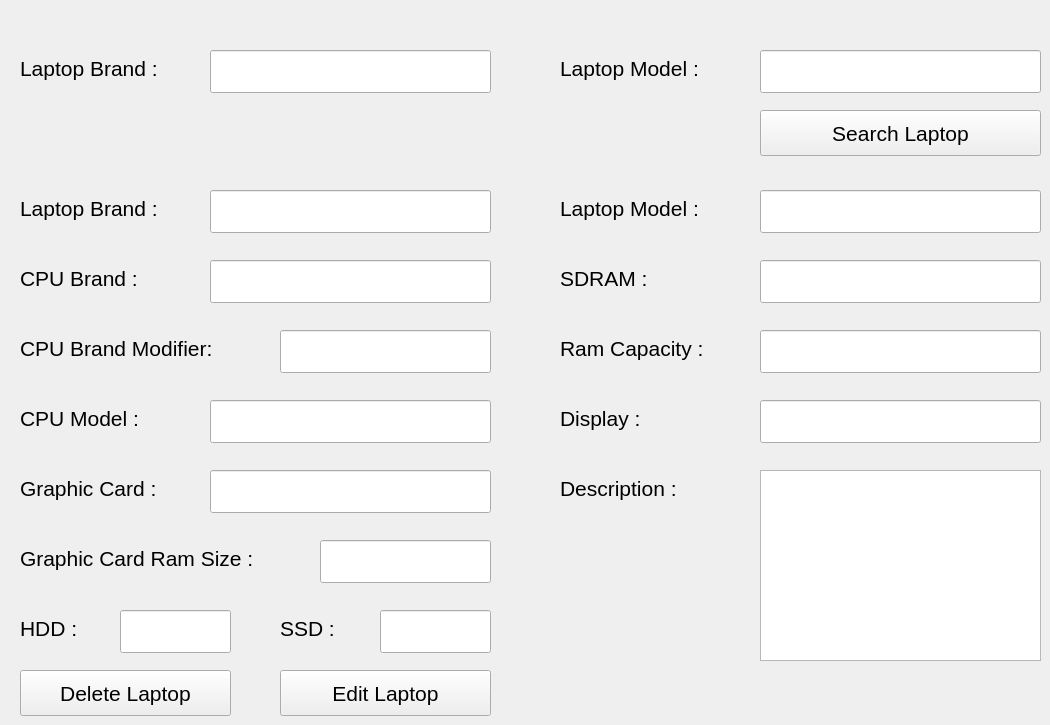
    <widget class="QWidget" name="tab_3">
     <attribute name="title">
      <string>Page</string>
     </attribute>
     <widget class="QTextEdit" name="edit_description_textEdit">
      <property name="geometry">
       <rect>
        <x>760</x>
        <y>470</y>
        <width>281</width>
        <height>191</height>
       </rect>
      </property>
      <property name="font">
       <font>
        <pointsize>12</pointsize>
       </font>
      </property>
     </widget>
     <widget class="QLineEdit" name="edit_cpu_brand_modifier_lineEdit">
      <property name="geometry">
       <rect>
        <x>280</x>
        <y>330</y>
        <width>211</width>
        <height>43</height>
       </rect>
      </property>
      <property name="font">
       <font>
        <pointsize>16</pointsize>
       </font>
      </property>
     </widget>
     <widget class="QLabel" name="edit_cpu_brand_modifier_label">
      <property name="geometry">
       <rect>
        <x>20</x>
        <y>330</y>
        <width>241</width>
        <height>37</height>
       </rect>
      </property>
      <property name="font">
       <font>
        <pointsize>16</pointsize>
       </font>
      </property>
      <property name="text">
       <string>CPU Brand Modifier:</string>
      </property>
     </widget>
     <widget class="QLabel" name="edit_cpu_brand_label">
      <property name="geometry">
       <rect>
        <x>20</x>
        <y>260</y>
        <width>140</width>
        <height>37</height>
       </rect>
      </property>
      <property name="font">
       <font>
        <pointsize>16</pointsize>
       </font>
      </property>
      <property name="text">
       <string>CPU Brand :</string>
      </property>
     </widget>
     <widget class="QLabel" name="edit_cpu_model_label">
      <property name="geometry">
       <rect>
        <x>20</x>
        <y>400</y>
        <width>148</width>
        <height>37</height>
       </rect>
      </property>
      <property name="font">
       <font>
        <pointsize>16</pointsize>
       </font>
      </property>
      <property name="text">
       <string>CPU Model :</string>
      </property>
     </widget>
     <widget class="QLineEdit" name="edit_graphic_card_lineEdit">
      <property name="geometry">
       <rect>
        <x>210</x>
        <y>470</y>
        <width>281</width>
        <height>43</height>
       </rect>
      </property>
      <property name="font">
       <font>
        <pointsize>16</pointsize>
       </font>
      </property>
     </widget>
     <widget class="QLabel" name="edit_description_label">
      <property name="geometry">
       <rect>
        <x>560</x>
        <y>470</y>
        <width>148</width>
        <height>37</height>
       </rect>
      </property>
      <property name="font">
       <font>
        <pointsize>16</pointsize>
       </font>
      </property>
      <property name="text">
       <string>Description :</string>
      </property>
     </widget>
     <widget class="QLineEdit" name="edit_ram_lineEdit">
      <property name="geometry">
       <rect>
        <x>760</x>
        <y>260</y>
        <width>281</width>
        <height>43</height>
       </rect>
      </property>
      <property name="font">
       <font>
        <pointsize>16</pointsize>
       </font>
      </property>
     </widget>
     <widget class="QLabel" name="edit_graphic_card_ram_size_label">
      <property name="geometry">
       <rect>
        <x>20</x>
        <y>540</y>
        <width>282</width>
        <height>37</height>
       </rect>
      </property>
      <property name="font">
       <font>
        <pointsize>16</pointsize>
       </font>
      </property>
      <property name="text">
       <string>Graphic Card Ram Size :</string>
      </property>
     </widget>
     <widget class="QLabel" name="edit_graphic_card_label">
      <property name="geometry">
       <rect>
        <x>20</x>
        <y>470</y>
        <width>168</width>
        <height>37</height>
       </rect>
      </property>
      <property name="font">
       <font>
        <pointsize>16</pointsize>
       </font>
      </property>
      <property name="text">
       <string>Graphic Card :</string>
      </property>
     </widget>
     <widget class="QLabel" name="edit_display_label">
      <property name="geometry">
       <rect>
        <x>560</x>
        <y>400</y>
        <width>100</width>
        <height>37</height>
       </rect>
      </property>
      <property name="font">
       <font>
        <pointsize>16</pointsize>
       </font>
      </property>
      <property name="text">
       <string>Display :</string>
      </property>
     </widget>
     <widget class="QLabel" name="edit_hdd_label">
      <property name="geometry">
       <rect>
        <x>20</x>
        <y>610</y>
        <width>70</width>
        <height>37</height>
       </rect>
      </property>
      <property name="font">
       <font>
        <pointsize>16</pointsize>
       </font>
      </property>
      <property name="text">
       <string>HDD :</string>
      </property>
     </widget>
     <widget class="QLabel" name="edit_ssd_label">
      <property name="geometry">
       <rect>
        <x>280</x>
        <y>610</y>
        <width>60</width>
        <height>37</height>
       </rect>
      </property>
      <property name="font">
       <font>
        <pointsize>16</pointsize>
       </font>
      </property>
      <property name="text">
       <string>SSD :</string>
      </property>
     </widget>
     <widget class="QLineEdit" name="edit_brand_lineEdit">
      <property name="geometry">
       <rect>
        <x>210</x>
        <y>190</y>
        <width>281</width>
        <height>43</height>
       </rect>
      </property>
      <property name="font">
       <font>
        <pointsize>16</pointsize>
       </font>
      </property>
     </widget>
     <widget class="QLineEdit" name="edit_graphic_card_ram_size_lineEdit">
      <property name="geometry">
       <rect>
        <x>320</x>
        <y>540</y>
        <width>171</width>
        <height>43</height>
       </rect>
      </property>
      <property name="font">
       <font>
        <pointsize>16</pointsize>
       </font>
      </property>
     </widget>
     <widget class="QLineEdit" name="edit_cpu_model_lineEdit">
      <property name="geometry">
       <rect>
        <x>210</x>
        <y>400</y>
        <width>281</width>
        <height>43</height>
       </rect>
      </property>
      <property name="font">
       <font>
        <pointsize>16</pointsize>
       </font>
      </property>
     </widget>
     <widget class="QLineEdit" name="edit_ssd_lineEdit">
      <property name="geometry">
       <rect>
        <x>380</x>
        <y>610</y>
        <width>111</width>
        <height>43</height>
       </rect>
      </property>
      <property name="font">
       <font>
        <pointsize>16</pointsize>
       </font>
      </property>
     </widget>
     <widget class="QLabel" name="edit_model_label">
      <property name="geometry">
       <rect>
        <x>560</x>
        <y>190</y>
        <width>188</width>
        <height>37</height>
       </rect>
      </property>
      <property name="font">
       <font>
        <pointsize>16</pointsize>
       </font>
      </property>
      <property name="text">
       <string>Laptop Model : </string>
      </property>
     </widget>
     <widget class="QLabel" name="edit_ram_capacity_label">
      <property name="geometry">
       <rect>
        <x>560</x>
        <y>330</y>
        <width>175</width>
        <height>37</height>
       </rect>
      </property>
      <property name="font">
       <font>
        <pointsize>16</pointsize>
       </font>
      </property>
      <property name="text">
       <string>Ram Capacity :</string>
      </property>
     </widget>
     <widget class="QLineEdit" name="edit_display_lineEdit">
      <property name="geometry">
       <rect>
        <x>760</x>
        <y>400</y>
        <width>281</width>
        <height>43</height>
       </rect>
      </property>
      <property name="font">
       <font>
        <pointsize>16</pointsize>
       </font>
      </property>
     </widget>
     <widget class="QLabel" name="edit_ram_label">
      <property name="geometry">
       <rect>
        <x>560</x>
        <y>260</y>
        <width>103</width>
        <height>37</height>
       </rect>
      </property>
      <property name="font">
       <font>
        <pointsize>16</pointsize>
       </font>
      </property>
      <property name="text">
       <string>SDRAM :</string>
      </property>
     </widget>
     <widget class="QLabel" name="edit_brand_label">
      <property name="geometry">
       <rect>
        <x>20</x>
        <y>190</y>
        <width>180</width>
        <height>37</height>
       </rect>
      </property>
      <property name="font">
       <font>
        <pointsize>16</pointsize>
       </font>
      </property>
      <property name="text">
       <string>Laptop Brand : </string>
      </property>
     </widget>
     <widget class="QPushButton" name="edit_pushButton">
      <property name="geometry">
       <rect>
        <x>280</x>
        <y>670</y>
        <width>211</width>
        <height>46</height>
       </rect>
      </property>
      <property name="font">
       <font>
        <family>Segoe UI</family>
        <pointsize>16</pointsize>
       </font>
      </property>
      <property name="text">
       <string>Edit Laptop</string>
      </property>
     </widget>
     <widget class="QLineEdit" name="edit_hdd_lineEdit">
      <property name="geometry">
       <rect>
        <x>120</x>
        <y>610</y>
        <width>111</width>
        <height>43</height>
       </rect>
      </property>
      <property name="font">
       <font>
        <pointsize>16</pointsize>
       </font>
      </property>
     </widget>
     <widget class="QLineEdit" name="edit_cpu_brand_lineEdit">
      <property name="geometry">
       <rect>
        <x>210</x>
        <y>260</y>
        <width>281</width>
        <height>43</height>
       </rect>
      </property>
      <property name="font">
       <font>
        <pointsize>16</pointsize>
       </font>
      </property>
     </widget>
     <widget class="QLineEdit" name="edit_model_lineEdit">
      <property name="geometry">
       <rect>
        <x>760</x>
        <y>190</y>
        <width>281</width>
        <height>43</height>
       </rect>
      </property>
      <property name="font">
       <font>
        <pointsize>16</pointsize>
       </font>
      </property>
     </widget>
     <widget class="QLineEdit" name="edit_ram_capacity_lineEdit">
      <property name="geometry">
       <rect>
        <x>760</x>
        <y>330</y>
        <width>281</width>
        <height>43</height>
       </rect>
      </property>
      <property name="font">
       <font>
        <pointsize>16</pointsize>
       </font>
      </property>
     </widget>
     <widget class="QLabel" name="search_model_label">
      <property name="geometry">
       <rect>
        <x>560</x>
        <y>50</y>
        <width>188</width>
        <height>37</height>
       </rect>
      </property>
      <property name="font">
       <font>
        <pointsize>16</pointsize>
       </font>
      </property>
      <property name="text">
       <string>Laptop Model : </string>
      </property>
     </widget>
     <widget class="QLabel" name="search_brand_label">
      <property name="geometry">
       <rect>
        <x>20</x>
        <y>50</y>
        <width>180</width>
        <height>37</height>
       </rect>
      </property>
      <property name="font">
       <font>
        <pointsize>16</pointsize>
       </font>
      </property>
      <property name="text">
       <string>Laptop Brand : </string>
      </property>
     </widget>
     <widget class="QLineEdit" name="search_model_lineEdit">
      <property name="geometry">
       <rect>
        <x>760</x>
        <y>50</y>
        <width>281</width>
        <height>43</height>
       </rect>
      </property>
      <property name="font">
       <font>
        <pointsize>16</pointsize>
       </font>
      </property>
     </widget>
     <widget class="QLineEdit" name="search_brand_lineEdit">
      <property name="geometry">
       <rect>
        <x>210</x>
        <y>50</y>
        <width>281</width>
        <height>43</height>
       </rect>
      </property>
      <property name="font">
       <font>
        <pointsize>16</pointsize>
       </font>
      </property>
     </widget>
     <widget class="QPushButton" name="delete_pushButton">
      <property name="geometry">
       <rect>
        <x>20</x>
        <y>670</y>
        <width>211</width>
        <height>46</height>
       </rect>
      </property>
      <property name="font">
       <font>
        <family>Segoe UI</family>
        <pointsize>16</pointsize>
       </font>
      </property>
      <property name="text">
       <string>Delete Laptop</string>
      </property>
     </widget>
     <widget class="QPushButton" name="search_pushButton">
      <property name="geometry">
       <rect>
        <x>760</x>
        <y>110</y>
        <width>281</width>
        <height>46</height>
       </rect>
      </property>
      <property name="font">
       <font>
        <family>Segoe UI</family>
        <pointsize>16</pointsize>
       </font>
      </property>
      <property name="text">
       <string>Search Laptop</string>
      </property>
     </widget>
    </widget>
